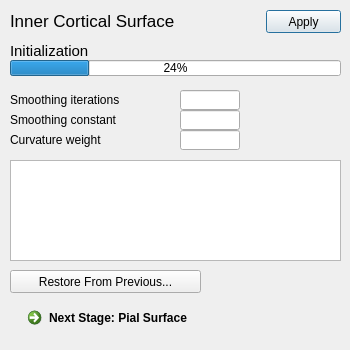
<?xml version="1.0" encoding="UTF-8"?>
<ui version="4.0">
 <class>InnerCorticalSurfaceDialog</class>
 <widget class="QDialog" name="InnerCorticalSurfaceDialog">
  <property name="geometry">
   <rect>
    <x>0</x>
    <y>0</y>
    <width>350</width>
    <height>350</height>
   </rect>
  </property>
  <property name="windowTitle">
   <string>Inner Cortical Surface</string>
  </property>
  <widget class="QCommandLinkButton" name="nextTool">
   <property name="geometry">
    <rect>
     <x>20</x>
     <y>300</y>
     <width>321</width>
     <height>40</height>
    </rect>
   </property>
   <property name="text">
    <string>Next Stage: Pial Surface</string>
   </property>
  </widget>
  <widget class="QPushButton" name="applyButton">
   <property name="geometry">
    <rect>
     <x>266</x>
     <y>10</y>
     <width>75</width>
     <height>23</height>
    </rect>
   </property>
   <property name="text">
    <string>Apply</string>
   </property>
   <property name="default">
    <bool>true</bool>
   </property>
  </widget>
  <widget class="QProgressBar" name="progressBar">
   <property name="geometry">
    <rect>
     <x>10</x>
     <y>60</y>
     <width>331</width>
     <height>16</height>
    </rect>
   </property>
   <property name="value">
    <number>24</number>
   </property>
  </widget>
  <widget class="QLabel" name="stepNameText">
   <property name="geometry">
    <rect>
     <x>10</x>
     <y>40</y>
     <width>291</width>
     <height>21</height>
    </rect>
   </property>
   <property name="font">
    <font>
     <pointsize>11</pointsize>
    </font>
   </property>
   <property name="text">
    <string>Initialization</string>
   </property>
  </widget>
  <widget class="QLabel" name="label_5">
   <property name="geometry">
    <rect>
     <x>10</x>
     <y>10</y>
     <width>261</width>
     <height>21</height>
    </rect>
   </property>
   <property name="font">
    <font>
     <pointsize>13</pointsize>
    </font>
   </property>
   <property name="text">
    <string>Inner Cortical Surface</string>
   </property>
  </widget>
  <widget class="QPushButton" name="restoreFromPreviousSessionButton">
   <property name="geometry">
    <rect>
     <x>10</x>
     <y>270</y>
     <width>191</width>
     <height>23</height>
    </rect>
   </property>
   <property name="text">
    <string>Restore From Previous...</string>
   </property>
  </widget>
  <widget class="QTextEdit" name="statusBoxTextEdit">
   <property name="geometry">
    <rect>
     <x>10</x>
     <y>160</y>
     <width>331</width>
     <height>101</height>
    </rect>
   </property>
   <property name="readOnly">
    <bool>true</bool>
   </property>
  </widget>
  <widget class="QLabel" name="label_3">
   <property name="geometry">
    <rect>
     <x>10</x>
     <y>130</y>
     <width>141</width>
     <height>20</height>
    </rect>
   </property>
   <property name="text">
    <string>Curvature weight</string>
   </property>
  </widget>
  <widget class="QLabel" name="label_2">
   <property name="geometry">
    <rect>
     <x>10</x>
     <y>110</y>
     <width>141</width>
     <height>20</height>
    </rect>
   </property>
   <property name="text">
    <string>Smoothing constant</string>
   </property>
  </widget>
  <widget class="QLineEdit" name="smoothingIterationsEditBox">
   <property name="geometry">
    <rect>
     <x>180</x>
     <y>90</y>
     <width>60</width>
     <height>20</height>
    </rect>
   </property>
   <property name="toolTip">
    <string/>
   </property>
  </widget>
  <widget class="QLineEdit" name="curvatureWeightEditBox">
   <property name="geometry">
    <rect>
     <x>180</x>
     <y>130</y>
     <width>60</width>
     <height>20</height>
    </rect>
   </property>
   <property name="toolTip">
    <string/>
   </property>
  </widget>
  <widget class="QLineEdit" name="smoothingConstantEditBox">
   <property name="geometry">
    <rect>
     <x>180</x>
     <y>110</y>
     <width>60</width>
     <height>20</height>
    </rect>
   </property>
   <property name="toolTip">
    <string/>
   </property>
  </widget>
  <widget class="QLabel" name="label">
   <property name="geometry">
    <rect>
     <x>10</x>
     <y>90</y>
     <width>141</width>
     <height>20</height>
    </rect>
   </property>
   <property name="text">
    <string>Smoothing iterations</string>
   </property>
  </widget>
 </widget>
 <resources/>
 <connections/>
</ui>
